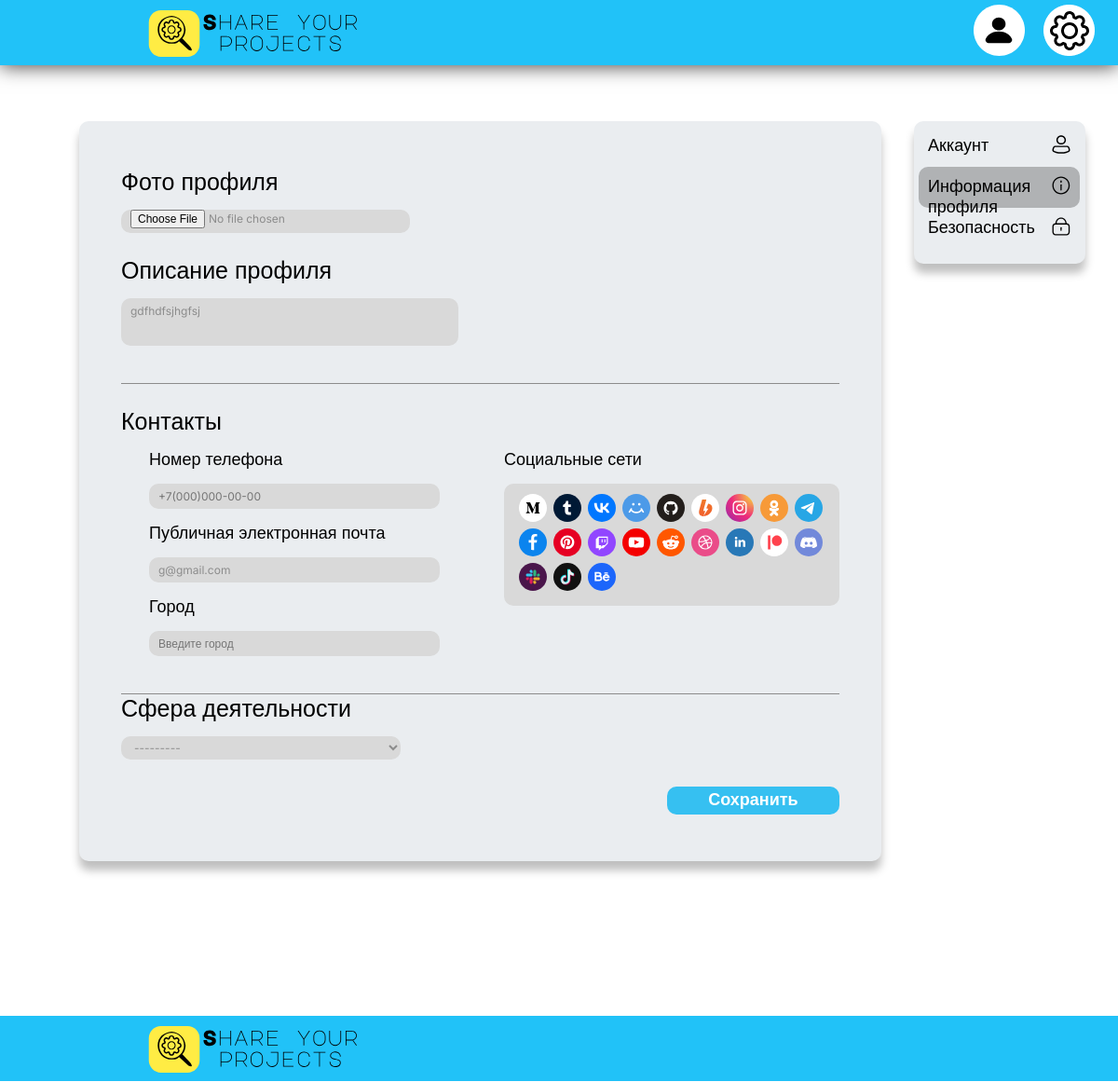
The page /profile/lomonosov_18mailru/edit-settings-profile (signed in) on the database its author committed.
### portfolio/models.py (models this page shows, shortened)
class Profile(models.Model):
    user = models.OneToOneField(User, on_delete=models.CASCADE)
    patronymic = models.CharField(max_length=50, blank=True, verbose_name='Отчество')
    date_of_birth = models.DateField(verbose_name='Дата рождения')
    nickname = models.SlugField(max_length=50, unique=True, verbose_name='Никнейм')
    text = models.TextField(blank=True, verbose_name='Описание профиля')
    image = models.ImageField(upload_to='photos/avatars', null=True, verbose_name='Фото профиля')
    phone_number = models.CharField(max_length=10, blank=True, verbose_name='Номер телефона')
    city = models.CharField(max_length=50, blank=True, verbose_name='Город')
    scope_of_work = models.ForeignKey('ProfileScopeWork', null=True, on_delete=models.PROTECT,
                                      verbose_name='Сфера деятельности')
    def get_absolute_url(self):
        return reverse('view_user_profile', kwargs={'nickname': self.nickname})
    class Meta:
        verbose_name = 'Пользователь'
        verbose_name_plural = 'Пользователи'
        ordering = ['user__last_name', 'user__first_name', 'patronymic']

### portfolio/views.py (the view, shortened to what this page needs)
# urls.py: path('profile/<slug:nickname>/edit-settings-profile', EditProfileView.as_view(), name='edit_settings_profile'),
class EditProfileView(GetProfileMixin, ProfileSuccessUrlMixin, UpdateView, LoginRequiredMixin):
    model = Profile
    template_name = 'portfolio/settings-information.html'
    form_class = EditProfileForm
    second_form_class = AddSocialNetworkForm
    custom_success_url = 'edit_settings_profile'
    def get_context_data(self, **kwargs):
        context = super().get_context_data(**kwargs)
        list_profile_form_fields = list(context['form'])
        context['form_photo_and_description'] = list_profile_form_fields[:2]
        context['form_contacts'] = list_profile_form_fields[2:5]
        context['form_scope_of_work'] = list_profile_form_fields[5:]
        context['social_networks'] = SOCIAL_NETWORKS
        if 'form_add_social_network' not in context:
            context['form_add_social_network'] = self.get_form(self.second_form_class)
        context['user_social_networks'] = ProfileSocialNetwork.objects.filter(user=self.request.user)
        return context
    def get_object(self, queryset=None):
        return self.request.user.profile

### portfolio/forms.py (shortened to what this page needs)
class AddSocialNetworkForm(forms.ModelForm):
    type = forms.CharField(max_length=30, widget=forms.HiddenInput(attrs={'id': 'social-network-hidden-input'}))
    link = forms.URLField(label='Введите ссылку на вашу социальную сеть', required=False, widget=forms.URLInput(
        attrs={'class': 'social-network-link', 'id': 'social-network-input', 'placeholder': 'Вставьте ссылку...'}))
    class Meta:
        model = ProfileSocialNetwork
        fields = ['link', 'type']

### portfolio/templates/portfolio/settings-information.html (shortened to what this page needs)
{% extends 'portfolio/base-settings.html' %}
{% load static %}
{% block style_load %}
    <link rel="stylesheet" href="{% static 'portfolio/css/settings-information.css' %} "/>
{% endblock %}
{% block settings %}
    <form action="" method="post" class="account-form">
        <ol>
            {% for field in form_photo_and_description %}
                <li class="{{ field.field.widget.attrs.class }}">
                    <label for="{{ field.id_for_label }}">{{ field.label }}</label>
                    {{ field }}
                </li>
            {% endfor %}
            <li class="contacts">
                <label for="contacts">Контакты</label>
                <ol class="contacts-list">
                    {% for field in form_contacts %}
                        <li class="{{ field.field.widget.attrs.class }}">
                            <label for="{{ field.id_for_label }}">{{ field.label }}</label>
                            {{ field }}
                        </li>
                    {% endfor %}
                    <li class="social-networks">
                        <label for="social-networks">Социальные сети</label>
                        <div>
                            {% for social_network, path in social_networks.items %}
                                <button type="button" class='demoModalStart'
                                        onclick="openForm('{{ social_network }}')">
                                    <img src="{% static path %}" alt="{{ social_network }}">
                                </button>
                            {% endfor %}
                        </div>
                    </li>
                </ol>
            </li>
            {% for field in form_scope_of_work %}
                <li class="{{ field.field.widget.attrs.class }}">
                    <label for="{{ field.id_for_label }}">{{ field.label }}</label>
                    {{ field }}
                </li>
            {% endfor %}
        </ol>
        <button type="submit" value="Сохранить" class="save">Сохранить</button>
    </form>
{% endblock %}

### portfolio/static/portfolio/css/settings-information.css (style rules this page uses)
body { font-family: "Inter", sans-serif; font-size: 25px; font-weight: 400; color: rgba(140, 140, 140, 1); display: flex; flex-direction: column; margin: 0; }
.account-form { width: 820px; margin-top: 60px; margin-bottom: 166px; margin-left: 85px; border-radius: 10px; box-shadow: 0 10px 10px rgba(0, 0, 0, 0.25); background-color: rgba(234, 237, 240, 1); padding: 25px 45px; text-align: left; }
ol { padding: 0; }
ol, ul { list-style-type: none; }
.account-form input, select { display: block; font-family: "Inter", sans-serif; width: 300px; height: 25px; font-size: 12px; color: rgba(140, 140, 140, 1); background-color: rgba(217, 217, 217, 1); border-radius: 10px; border-width: 0; padding-left: 10px; margin-top: 5px; margin-bottom: 15px; }
.profile-description input { width: 350px; white-space: normal; word-break: break-all; }
.account-form label { display: block; color: rgba(0, 0, 0, 1); margin-bottom: 15px; }
.account-image, .profile-description, .contacts { border-bottom: 1px solid rgba(140, 140, 140, 1); padding-bottom: 25px; margin-top: 25px; }
.contacts-list label { font-size: 18px; }
.contacts-list { display: grid; grid-template-columns: repeat(2, 1fr); grid-template-areas: "telephone social-networks" "email social-networks" "city social-networks"; }
.contacts-list li { margin-left: 30px; }
.social-networks { grid-area: social-networks; }
.telephone { grid-area: telephone; }
.city { grid-area: city; }
.account-form button.save { text-align: center; background-color: rgba(54, 192, 241, 1); color: white; border-radius: 10px; border: none; width: 185px; height: 30px; font-size: 18px; font-weight: bold; margin-bottom: 25px; margin-left: 586px; }
li.social-networks button, li.social-networks button img { width: 30px; height: 30px; border: none; background-color: rgba(217, 217, 217, 1); }
.social-networks div { width: 340px; padding: 10px; background-color: rgba(217, 217, 217, 1); border-radius: 10px; }

### portfolio/templates/portfolio/base.html (style rules this page uses)
ol { list-style-type: none; }

### rows shown on the page
Profile: form_photo_and_description "gdfhdfsjhgfsj", form_scope_of_work "---------"

### other values the page prints
{{ field.label }} "Фото профиля" "Описание профиля"
{{ field.label }} "Номер телефона" "Публичная электронная почта" "Город"
{{ field.label }} "Сфера деятельности"
